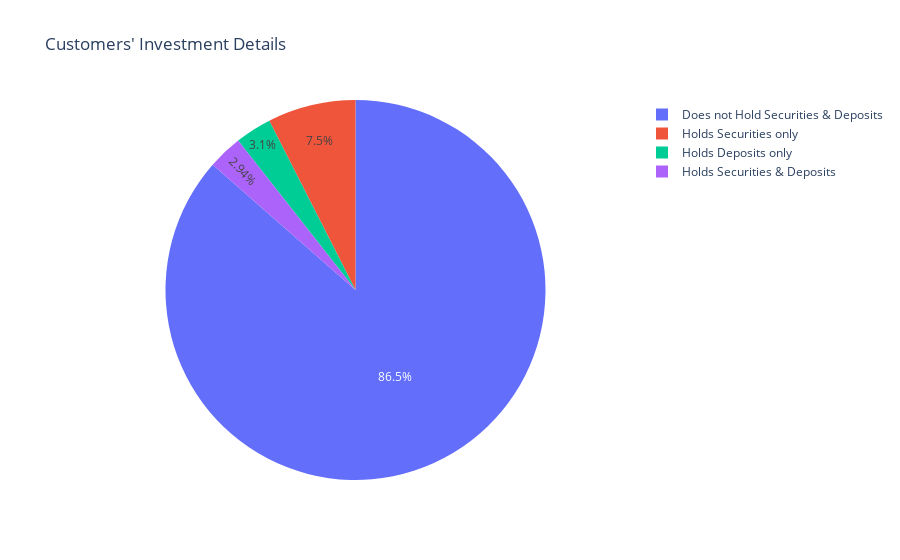

Write notebook code for a chart like this one.
### Code cell
fig = px.pie(data, values = values_, names = values_.index, title = 'Customers\' Investment Details')

fig.show()

### Figure 1 — Plotly figure (JSON) as saved in the notebook; plotly's stock layout.template omitted (floating-point values rounded to 4 significant figures)
{"data": [{"domain": {"x": [0, 1], "y": [0, 1]}, "hovertemplate": "label=%{label}<br>value=%{value}<extra></extra>", "labels": ["Does not Hold Securities & Deposits", "Holds Securities only", "Holds Deposits only", "Holds Securities & Deposits"], "legendgroup": "", "name": "", "showlegend": true, "type": "pie", "values": [4323, 375, 155, 147]}], "layout": {"legend": {"tracegroupgap": 0}, "title": {"text": "Customers' Investment Details"}}}
